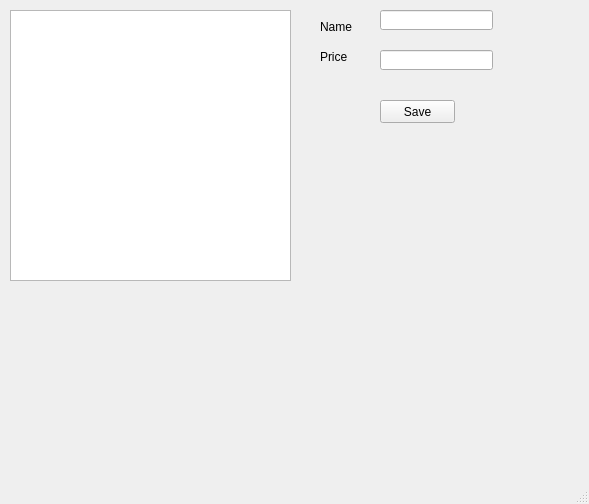
<?xml version="1.0" encoding="UTF-8"?>
<ui version="4.0">
 <class>MainWindow</class>
 <widget class="QMainWindow" name="MainWindow">
  <property name="geometry">
   <rect>
    <x>0</x>
    <y>0</y>
    <width>589</width>
    <height>504</height>
   </rect>
  </property>
  <property name="windowTitle">
   <string>MainWindow</string>
  </property>
  <widget class="QWidget" name="centralwidget">
   <widget class="QTableWidget" name="tableWidget">
    <property name="geometry">
     <rect>
      <x>10</x>
      <y>10</y>
      <width>281</width>
      <height>271</height>
     </rect>
    </property>
   </widget>
   <widget class="QLabel" name="label">
    <property name="geometry">
     <rect>
      <x>320</x>
      <y>20</y>
      <width>47</width>
      <height>13</height>
     </rect>
    </property>
    <property name="text">
     <string>Name</string>
    </property>
   </widget>
   <widget class="QLabel" name="label_2">
    <property name="geometry">
     <rect>
      <x>320</x>
      <y>50</y>
      <width>47</width>
      <height>13</height>
     </rect>
    </property>
    <property name="text">
     <string>Price</string>
    </property>
   </widget>
   <widget class="QLineEdit" name="txtName">
    <property name="geometry">
     <rect>
      <x>380</x>
      <y>10</y>
      <width>113</width>
      <height>20</height>
     </rect>
    </property>
   </widget>
   <widget class="QLineEdit" name="txtPrice">
    <property name="geometry">
     <rect>
      <x>380</x>
      <y>50</y>
      <width>113</width>
      <height>20</height>
     </rect>
    </property>
   </widget>
   <widget class="QPushButton" name="btnSave">
    <property name="geometry">
     <rect>
      <x>380</x>
      <y>100</y>
      <width>75</width>
      <height>23</height>
     </rect>
    </property>
    <property name="text">
     <string>Save</string>
    </property>
   </widget>
  </widget>
  <widget class="QMenuBar" name="menubar">
   <property name="geometry">
    <rect>
     <x>0</x>
     <y>0</y>
     <width>589</width>
     <height>21</height>
    </rect>
   </property>
  </widget>
  <widget class="QStatusBar" name="statusbar"/>
 </widget>
 <resources/>
 <connections/>
</ui>
